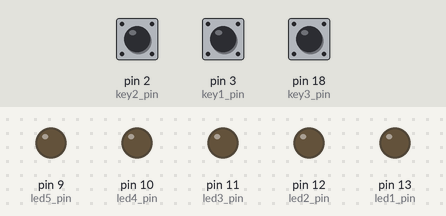
Bench run of a sketch on a simulated Arduino Uno, built with avr-gcc and run on an emulated ATmega328P. On the bench: output pins drawn as LEDs (lit = HIGH). Dashed ring = blinking. The test bench sets the inputs (shaded band); at power-on: pin 2 (key2_pin) LOW, pin 18 (key3_pin) LOW, pin 3 (key1_pin) LOW.

Above: at 1.2 s.
1.3 s: pin 2 (key2_pin) pulled HIGH for 0.15 s
At 1.55 s:
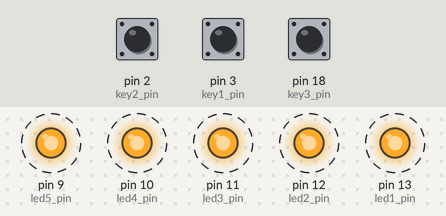
4.3 s: pin 2 (key2_pin) pulled HIGH for 3.2 s
At 8.6 s:
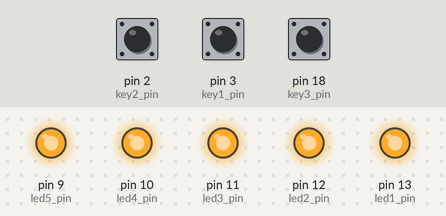
9.0 s: pin 18 (key3_pin) pulled HIGH for 0.15 s
At 9.4 s:
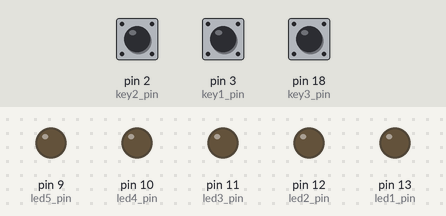
10.6 s: pin 3 (key1_pin) pulled HIGH for 0.15 s
At 10.75 s:
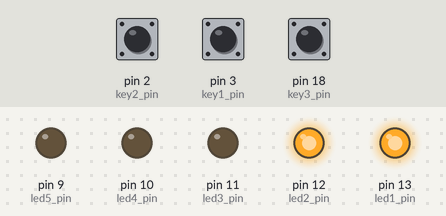
Timing chart, 0 to 13.5 s (numbered marks = the images above; inputs shaded):
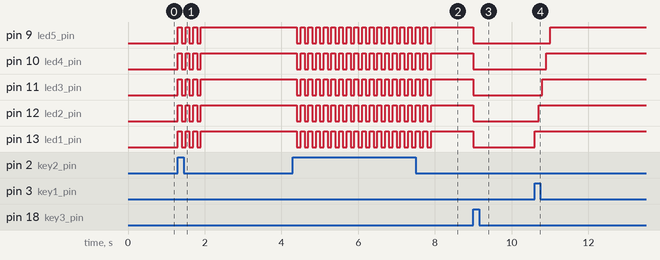

Measured:
- after the input at 1.3 s, pin 9 (led5_pin), pin 10 (led4_pin), pin 11 (led3_pin), pin 12 (led2_pin), pin 13 (led1_pin): alternates HIGH for 0.10 s and LOW for 0.10 s, 7 changes in all, then stays HIGH, starting at once
- after the input at 4.3 s, pin 9 (led5_pin), pin 10 (led4_pin), pin 11 (led3_pin), pin 12 (led2_pin), pin 13 (led1_pin): alternates HIGH for 0.10 s and LOW for 0.10 s, 36 changes in all, then stays HIGH, starting after 0.10 s
- after the input at 9.0 s, pin 9 (led5_pin), pin 10 (led4_pin), pin 11 (led3_pin), pin 12 (led2_pin), pin 13 (led1_pin): HIGH → LOW at once
- after the input at 10.6 s, pin 9 (led5_pin): LOW → HIGH after 0.40 s; pin 10 (led4_pin): LOW → HIGH after 0.30 s; pin 11 (led3_pin): LOW → HIGH after 0.20 s; pin 12 (led2_pin): LOW → HIGH after 0.10 s; pin 13 (led1_pin): LOW → HIGH at once

The sketch:

Pooling.ino
```cpp
//const byte ledPin = 13;
//const byte interruptPin = 2;
//volatile byte state = LOW;

#define key1_pin 3
#define key2_pin 2
#define key3_pin 18
#define led1_pin 13
#define led2_pin 12
#define led3_pin 11
#define led4_pin 10
#define led5_pin 9
void setup() {

  pinMode(key1_pin, INPUT);
  pinMode(key2_pin, INPUT);
  pinMode(key3_pin, INPUT);
  pinMode(led1_pin, OUTPUT);
  pinMode(led2_pin, OUTPUT);
  pinMode(led3_pin, OUTPUT);
  pinMode(led4_pin, OUTPUT);
  pinMode(led5_pin, OUTPUT);
//turn off LEDs
  digitalWrite(led1_pin, LOW);
  digitalWrite(led2_pin, LOW);
  digitalWrite(led3_pin, LOW);
  digitalWrite(led4_pin, LOW);
  digitalWrite(led5_pin, LOW);

}

void loop() {
  if(digitalRead(key1_pin)){
    digitalWrite(led1_pin, HIGH);
    delay(100);
    digitalWrite(led2_pin, HIGH);
    delay(100);
    digitalWrite(led3_pin, HIGH);
    delay(100);
    digitalWrite(led4_pin, HIGH);
    delay(100);
    digitalWrite(led5_pin, HIGH);
  }

  else if(digitalRead(key2_pin)){
    int len = strlen("Ali");
    for(int i=0; i<len; i++){
    digitalWrite(led1_pin, HIGH);
    digitalWrite(led2_pin, HIGH);
    digitalWrite(led3_pin, HIGH);
    digitalWrite(led4_pin, HIGH);
    digitalWrite(led5_pin, HIGH);
    delay(100);
    digitalWrite(led1_pin, LOW);
    digitalWrite(led2_pin, LOW);
    digitalWrite(led3_pin, LOW);
    digitalWrite(led4_pin, LOW);
    digitalWrite(led5_pin, LOW);
    delay(100);
    }
    digitalWrite(led1_pin, HIGH);
    digitalWrite(led2_pin, HIGH);
    digitalWrite(led3_pin, HIGH);
    digitalWrite(led4_pin, HIGH);
    digitalWrite(led5_pin, HIGH);
  }
  else if (digitalRead(key3_pin)){
    digitalWrite(led1_pin, LOW);
    digitalWrite(led2_pin, LOW);
    digitalWrite(led3_pin, LOW);
    digitalWrite(led4_pin, LOW);
    digitalWrite(led5_pin, LOW);
  }
}
```
